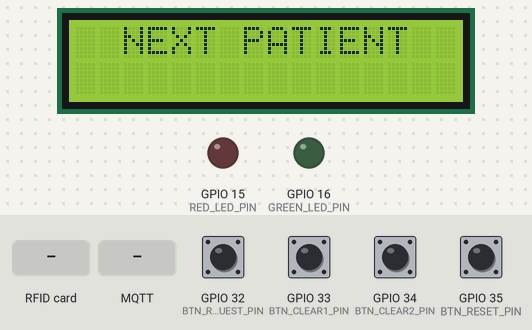
The sketch below on a simulated ESP32. Parts: 16×2 character LCD, output pins drawn as LEDs (lit = HIGH). The test bench sets the inputs (shaded band); at power-on: GPIO 32 (BTN_REQUEST_PIN), GPIO 33 (BTN_CLEAR1_PIN), GPIO 34 (BTN_CLEAR2_PIN), GPIO 35 (BTN_RESET_PIN) LOW. WiFi joins after 1.5 s; servers stay silent unless stated; no MQTT or app messages arrive unless stated; what the sketch prints to the serial monitor is not drawn.

Above: at 7.2 s.
At 9.8 s:
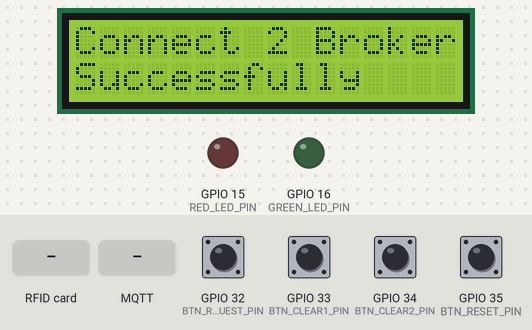
9.9 s: RFID card 5E 7A 19 C4 held to the reader
At 11.1 s:
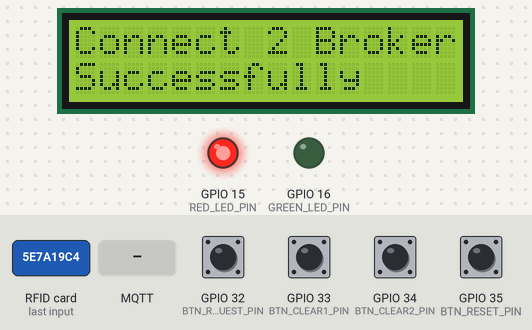
12.7 s: MQTT message "1" arrives on the first subscribed topic
At 14.0 s:
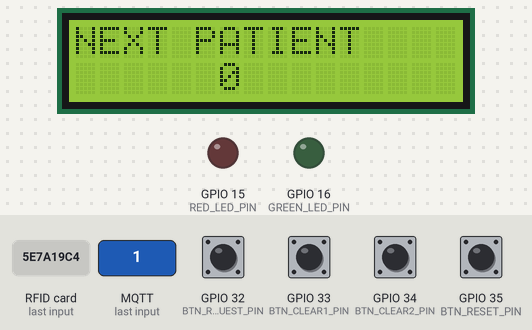
Timing chart, 0 to 15.7 s (numbered marks = the images above; inputs shaded):
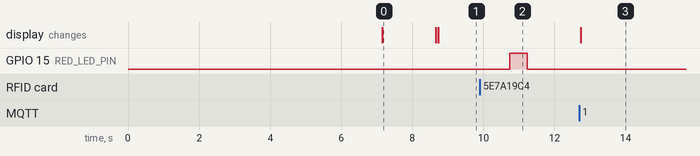

The sketch:

DoctorNODEWITHBroker_copy1_withDisplay_and_Solenoid.ino
```cpp
#include <SPI.h>
#include <MFRC522.h>
#include <WiFi.h>
#include <PubSubClient.h>
#include <Wire.h>
#include <LiquidCrystal_I2C.h>
#include <ArduinoJson.h>

// === Pins and Config ===
#define RST_PIN         5
#define SS_PIN          4
#define GREEN_LED_PIN   16
#define RED_LED_PIN     15
#define BTN_REQUEST_PIN 32
#define BTN_CLEAR1_PIN  33
#define BTN_CLEAR2_PIN  34
#define BTN_RESET_PIN   35
#define WIFI_SSID       "SonvisageAirtel"
#define WIFI_PASSWORD   "@sonvisage2012"
#define MQTT_BROKER     "192.168.0.149"
#define MQTT_PORT       1883
bool solenoidState = false;  // False = OFF, True = ON
unsigned long lastToggle = 0;

const int nodeID = 1;

MFRC522 mfrc522(SS_PIN, RST_PIN);
WiFiClient espClient;
PubSubClient mqttClient(espClient);
LiquidCrystal_I2C lcd(0x27, 16, 2);

char currentUID[21];
char currentTimestamp[25];
bool patientReady = false;
int patientNum = 0;
char pubRemoveTopic[64];
char pubTopic[64];
char subTopic[64];
char solenoidTopic[64];
// === Helper Functions ===
String getUIDString(byte *buffer, byte bufferSize) {
  String uid = "";
  for (byte i = 0; i < bufferSize; i++) {
    if (buffer[i] < 0x10) uid += "0";
    uid += String(buffer[i], HEX);
  }
  uid.toUpperCase();
  return uid;
}

void blinkLED(int pin) {
  digitalWrite(pin, HIGH);
  delay(500);
  digitalWrite(pin, LOW);
}

// === MQTT Logic ===
void mqttCallback(char* topic, byte* payload, unsigned int length) {
  String message;
  for (unsigned int i = 0; i < length; i++) {
    message += (char)payload[i];
  }

  StaticJsonDocument<256> doc;
  DeserializationError err = deserializeJson(doc, message);
  if (err) {
    Serial.print("❌ JSON Error: ");
    Serial.println(err.f_str());
    return;
  }

  String uid = doc["uid"] | "";
  if (uid == "NO_PATIENT") {
    patientNum = 0;
    lcd.clear();
    lcd.setCursor(2, 0); lcd.print("NO PATIENT");
    lcd.setCursor(1, 1); lcd.print("QUEUE IS EMPTY");
    patientReady = false;

    // Publish zero to display
    char displayTopic[64];
    sprintf(displayTopic, "clinic/display/%d", nodeID);
    mqttClient.publish(displayTopic, "0");
    return;
  }
if (doc.containsKey("status") && doc["status"] == "queues_cleared") {
  lcd.clear();
  lcd.setCursor(0, 0);
  lcd.print("Queues Cleared");
  delay(2000);
}

  patientNum = doc["number"] | 0;
  String ts = doc["timestamp"] | "";
  uid.toCharArray(currentUID, 21);
  ts.toCharArray(currentTimestamp, 25);
  patientReady = true;

  lcd.clear();
  lcd.setCursor(0, 0); lcd.print("NEXT PATIENT");
  lcd.setCursor(6, 1); lcd.print(patientNum);
   char displayTopic[64];
  sprintf(displayTopic, "clinic/display/%d", nodeID);
  mqttClient.publish(displayTopic, String(patientNum).c_str());
  Serial.printf("📺 Sent to display topic: %s => %d\n", displayTopic, patientNum);

  Serial.printf("✅ Received UID: %s | Number: %d\n", currentUID, patientNum);
}

void sendRequestToQueueManager() {
  StaticJsonDocument<256> doc;
  doc["uid"] = "REQ_NEXT";
  doc["timestamp"] = millis();
  doc["node"] = nodeID;

  char buffer[256];
  serializeJson(doc, buffer);
  mqttClient.publish(pubTopic, buffer);
  Serial.print("📤 MQTT Sent to ");
  Serial.println(pubTopic);
}


void connectToWiFi() {
  WiFi.begin(WIFI_SSID, WIFI_PASSWORD);
  Serial.print("Connecting to WiFi");
  while (WiFi.status() != WL_CONNECTED) {
    delay(500); Serial.print(".");
  }
  Serial.println(" ✅ WiFi Connected!");
  Serial.print("IP: "); Serial.println(WiFi.localIP());
}

void reconnectMQTT() { lcd.clear();
  while (!mqttClient.connected()) {
    Serial.print("Connecting to MQTT...");
    uint64_t chipId = ESP.getEfuseMac(); // 64-bit MAC address
String clientId = "DoctorNode" + String((uint32_t)(chipId & 0xFFFFFFFF));
    if (mqttClient.connect(clientId.c_str())) { // this most be change
      Serial.println(" connected.");
      lcd.clear();
      mqttClient.subscribe(subTopic);
      Serial.print("📡 Subscribed to: ");
      Serial.println(subTopic);
     lcd.setCursor(0, 0); // First column, first row
     lcd.print("Connect 2 Broker");
     lcd.setCursor(0, 1); // First column, first row
     lcd.print("Successfully");
     delay(2000);
    } else {
      Serial.print("❌ Failed, rc=");
      Serial.print(mqttClient.state());
      Serial.println(" retrying in 5 sec");
      lcd.setCursor(0, 0); // First column, first row
      lcd.print("Connecting...");
      delay(5000);
    }
  }
}

// === Setup and Loop ===
void setup() {
  Serial.begin(115200);
  pinMode(GREEN_LED_PIN, OUTPUT);
  pinMode(RED_LED_PIN, OUTPUT);
  pinMode(BTN_REQUEST_PIN, INPUT);
pinMode(BTN_CLEAR1_PIN, INPUT);
pinMode(BTN_CLEAR2_PIN, INPUT);
pinMode(BTN_RESET_PIN, INPUT);
  SPI.begin();
  mfrc522.PCD_Init();
  Wire.begin(21, 22);
  lcd.init(); lcd.backlight();
  lcd.setCursor(2, 0); // First column, first row
  lcd.print("SONVISAGE");
     lcd.setCursor(2, 1); // First column, second row
       lcd.print("MEDIBOARDS");
       delay(7000);
lcd.clear();
  lcd.setCursor(2, 0); lcd.print("NEXT PATIENT");

  sprintf(solenoidTopic, "clinic/solenoid/%d/toggle", nodeID);

  sprintf(pubTopic, "clinic/doctor/%d/request", nodeID);
  sprintf(subTopic, "clinic/doctor/%d/response", nodeID);
  sprintf(pubRemoveTopic, "clinic/doctor/%d/remove", nodeID);
  connectToWiFi();
  mqttClient.setServer(MQTT_BROKER, MQTT_PORT);
  mqttClient.setCallback(mqttCallback);


}

void loop() {
  if (!mqttClient.connected()) reconnectMQTT();
  mqttClient.loop();

  if (digitalRead(BTN_REQUEST_PIN) == HIGH) {
    Serial.println("🔘 Request Button Pressed");
    sendRequestToQueueManager();
    delay(500);
  }

  if (digitalRead(BTN_RESET_PIN) == HIGH) {
  Serial.println("🔁 Reset Button Pressed");
  delay(200);  // Optional delay
  ESP.restart();
}
// Solenoid toggle logic
static bool lastSolenoidButtonState = LOW;
bool currentSolenoidButtonState = digitalRead(BTN_CLEAR2_PIN);

if (currentSolenoidButtonState == HIGH && lastSolenoidButtonState == LOW) {
  solenoidState = !solenoidState;  // Toggle state
  StaticJsonDocument<128> doc;
  doc["solenoid"] = solenoidState ? "ON" : "OFF";
  doc["node"] = nodeID;

  char buffer[128];
  serializeJson(doc, buffer);
  mqttClient.publish("clinic/solenoid/control", buffer);
  Serial.printf("🔧 Solenoid command sent: %s\n", buffer);
  delay(300);  // debounce
}
lastSolenoidButtonState = currentSolenoidButtonState;


  if (digitalRead(BTN_CLEAR1_PIN) == HIGH && digitalRead(BTN_CLEAR2_PIN) == HIGH) {
  Serial.println("🧹 CLEAR QUEUE Buttons Pressed Together");

String topic = "clinic/doctor/" + String(nodeID) + "/clear";
  mqttClient.publish(topic.c_str(), "{}");
  delay(1000);  // Prevent multiple sends

}

  if (!mfrc522.PICC_IsNewCardPresent() || !mfrc522.PICC_ReadCardSerial()) return;

  String scannedUID = getUIDString(mfrc522.uid.uidByte, mfrc522.uid.size);
  scannedUID.toUpperCase();

  if (patientReady && scannedUID == String(currentUID)) {
    Serial.printf("✅ Patient %d attended\n", patientNum);

    StaticJsonDocument<256> doc;
    doc["uid"] = currentUID;
    doc["node"] = nodeID;
    doc["timestamp"] = currentTimestamp;

    char buffer[256];
    serializeJson(doc, buffer);
    mqttClient.publish(pubRemoveTopic, buffer);
    //mqttClient.publish("clinic/doctor/1/remove", buffer);

    Serial.println("📤 MQTT Sent: REMOVE");
    patientReady = false;
    sendRequestToQueueManager();
    blinkLED(GREEN_LED_PIN);
  } else {
    Serial.println("❌ Access Denied");
    blinkLED(RED_LED_PIN);
  }

  mfrc522.PICC_HaltA();
  mfrc522.PCD_StopCrypto1();
  delay(1000);
}
```

rfid_mqtt_led_control.cpp
```cpp
#include <SPI.h>
#include <MFRC522.h>
#include <WiFi.h>
#include <PubSubClient.h>
#include <LittleFS.h>

#define RST_PIN         5
#define SS_PIN          4
#define GREEN_LED_PIN   15
#define RED_LED_PIN     2
#define BUZZER_PIN      27
#define WIFI_SSID       "YOUR_WIFI_SSID"
#define WIFI_PASSWORD   "YOUR_WIFI_PASSWORD"
#define MQTT_BROKER     "YOUR_BROKER_IP"
#define MQTT_PORT       1883
#define MQTT_TOPIC      "rfid/scan"

MFRC522 mfrc522(SS_PIN, RST_PIN);
WiFiClient espClient;
PubSubClient client(espClient);

void blinkLED(int pin) {
    digitalWrite(pin, HIGH);
    delay(500);
    digitalWrite(pin, LOW);
}

String getUIDString(byte *buffer, byte bufferSize) {
    String uid = "";
    for (byte i = 0; i < bufferSize; i++) {
        if (buffer[i] < 0x10) uid += "0";
        uid += String(buffer[i], HEX);
    }
    uid.toUpperCase();
    return uid;
}

void connectToWiFi() {
    WiFi.begin(WIFI_SSID, WIFI_PASSWORD);
    Serial.print("Connecting to WiFi...");
    while (WiFi.status() != WL_CONNECTED) {
        delay(500);
        Serial.print(".");
    }
    Serial.println(" Connected!");
}

void reconnectMQTT() {
    while (!client.connected()) {
        Serial.print("Connecting to MQTT...");
        if (client.connect("ESP32Client")) {
            Serial.println(" connected.");
            client.subscribe("rfid/response");
        } else {
            Serial.print(" failed, rc=");
            Serial.print(client.state());
            Serial.println(" try again in 5 seconds");
            delay(5000);
        }
    }
}

void callback(char* topic, byte* payload, unsigned int length) {
    String message;
    for (unsigned int i = 0; i < length; i++) {
        message += (char)payload[i];
    }

    Serial.print("Message received [");
    Serial.print(topic);
    Serial.print("]: ");
    Serial.println(message);

    if (message == "AUTHORIZED") {
        blinkLED(GREEN_LED_PIN);
    } else {
        blinkLED(RED_LED_PIN);
    }
}

void setup() {
    Serial.begin(115200);
    pinMode(GREEN_LED_PIN, OUTPUT);
    pinMode(RED_LED_PIN, OUTPUT);
    pinMode(BUZZER_PIN, OUTPUT);

    LittleFS.begin();
    SPI.begin();
    mfrc522.PCD_Init();

    connectToWiFi();
    client.setServer(MQTT_BROKER, MQTT_PORT);
    client.setCallback(callback);
}

void loop() {
    if (!client.connected()) {
        reconnectMQTT();
    }
    client.loop();

    if (mfrc522.PICC_IsNewCardPresent() && mfrc522.PICC_ReadCardSerial()) {
        String uid = getUIDString(mfrc522.uid.uidByte, mfrc522.uid.size);
        Serial.println("UID scanned: " + uid);
        client.publish(MQTT_TOPIC, uid.c_str());

        mfrc522.PICC_HaltA();
        mfrc522.PCD_StopCrypto1();
        delay(1000);
    }
}
```

Measured:
- after the input at 9.9 s, GPIO 15 (RED_LED_PIN): LOW → HIGH after 0.84 s, → LOW 0.50 s later
- after the input at 12.7 s, the display: changes at once (image 3)
- what the display in image 0 shows lasts 1.6 s, from 7.1 s to 8.7 s
